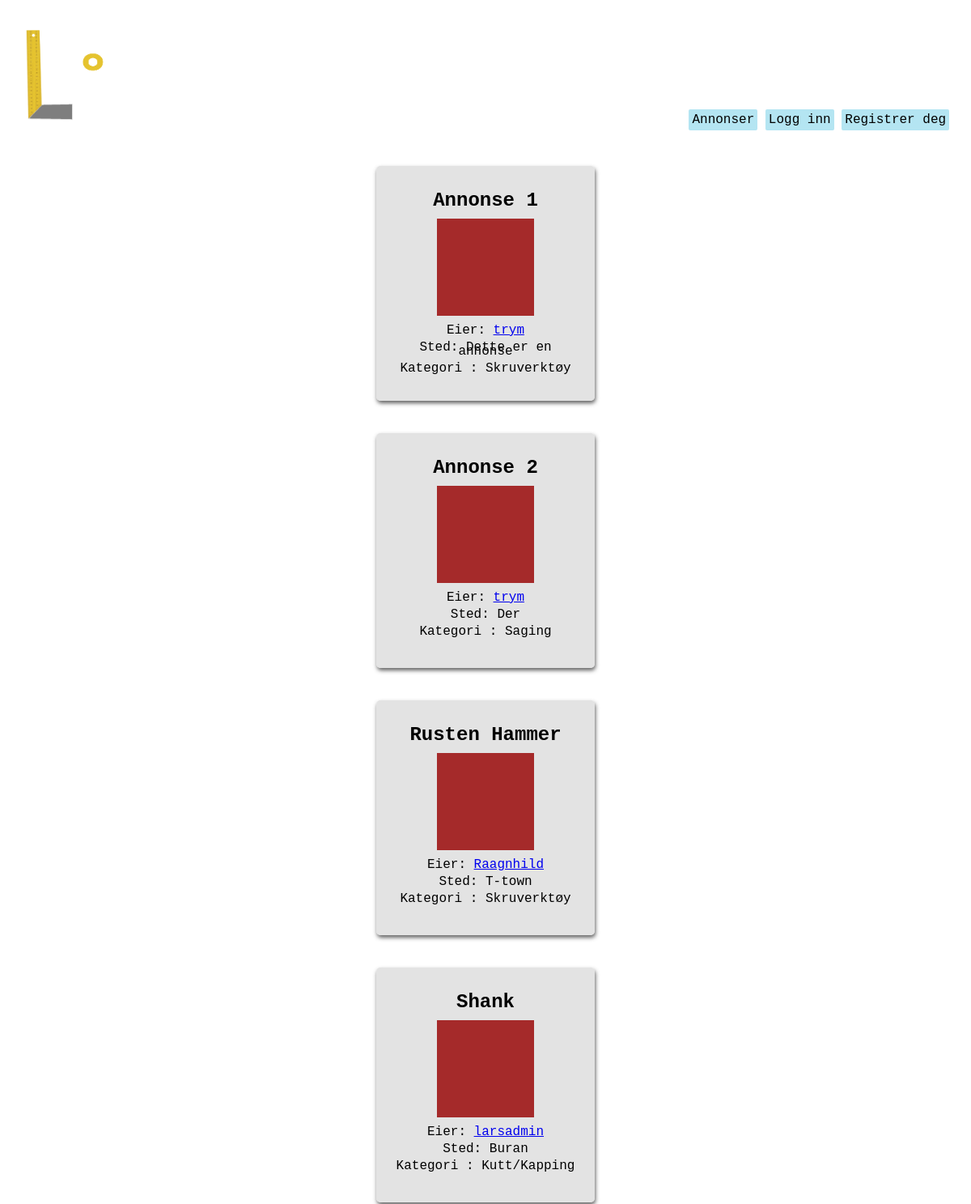
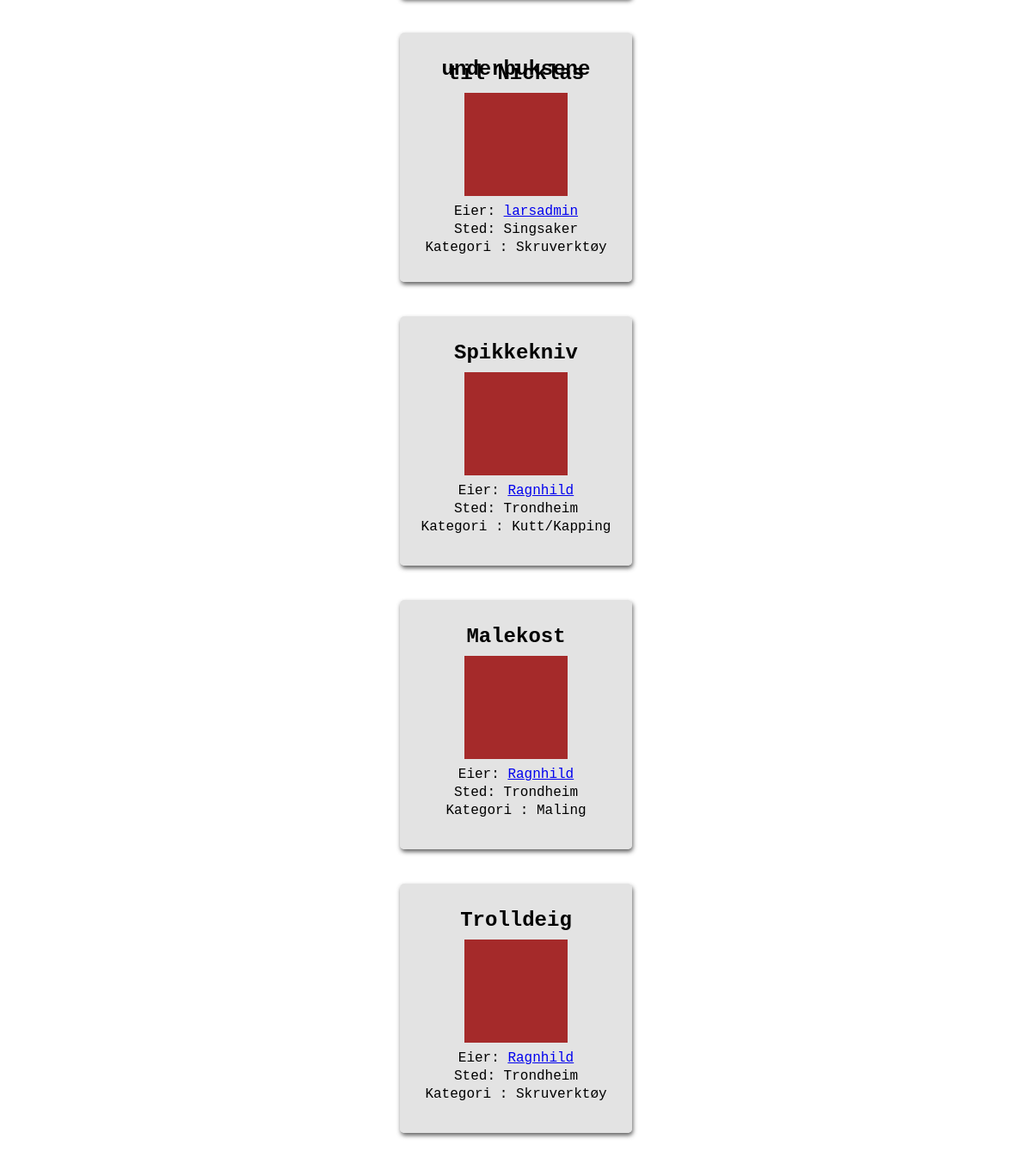
/homepage/listing/overview, run on an earlier commit of the app's database (2 pictures, top to bottom).
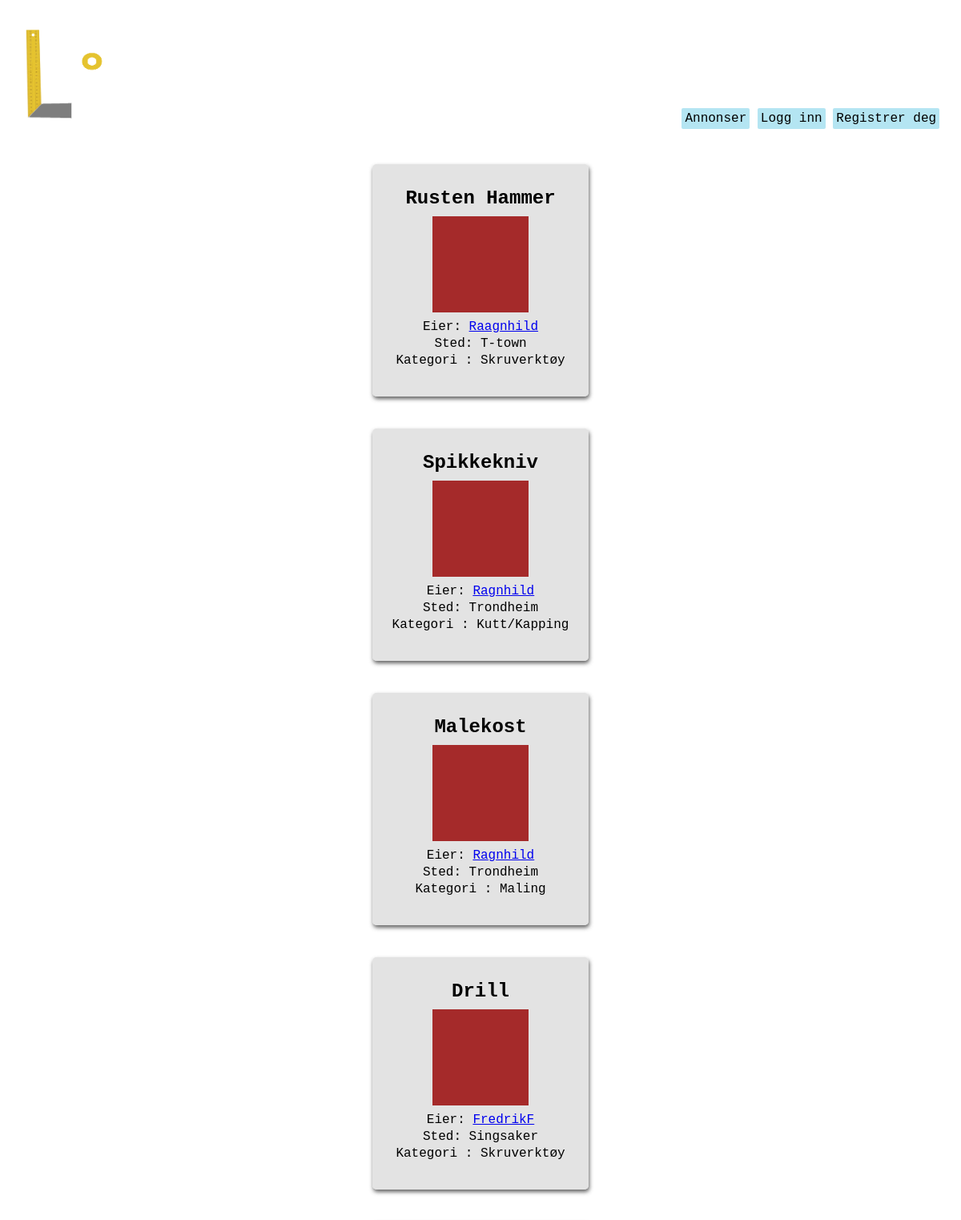
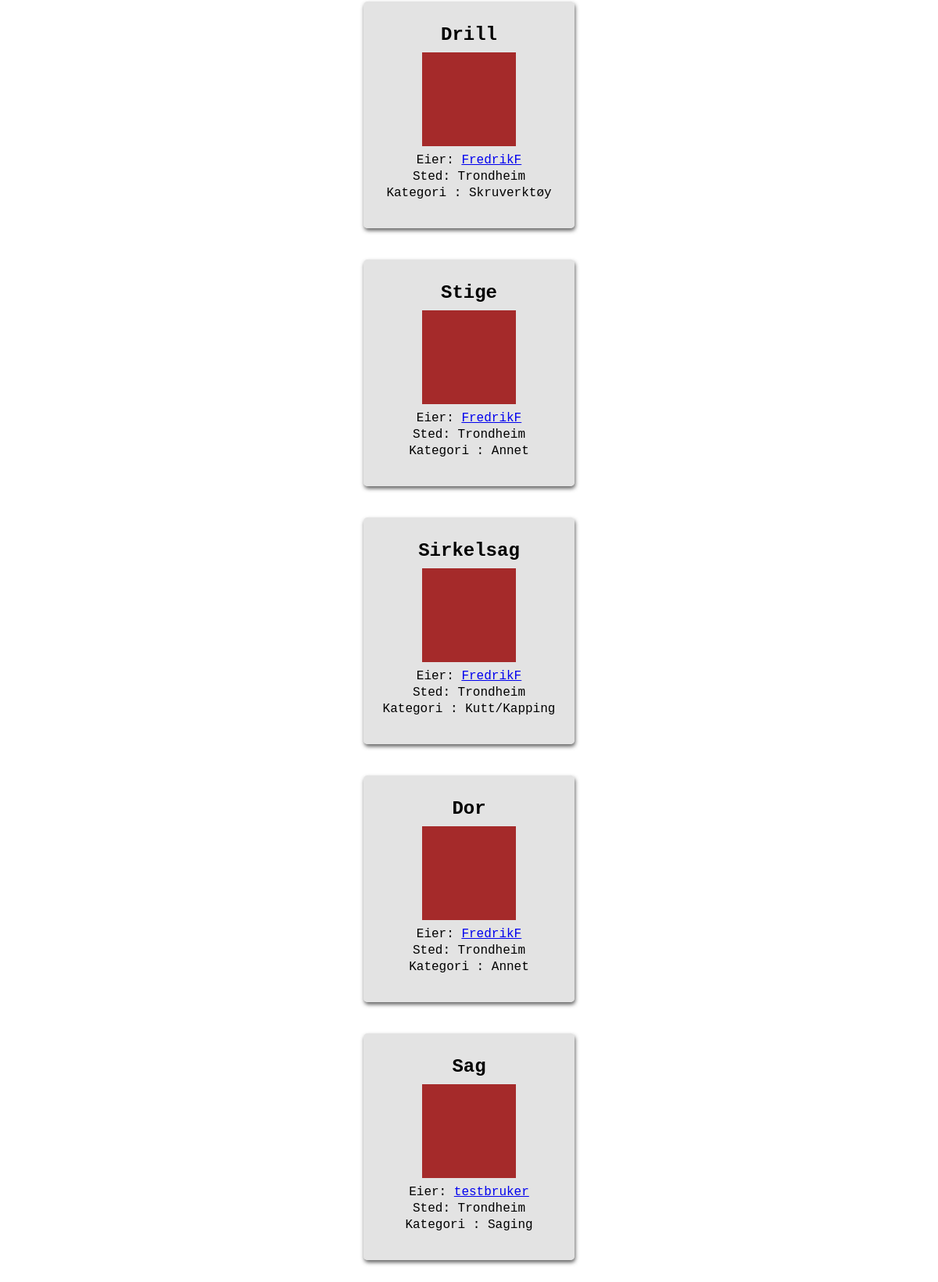
And on a later commit of the database (2 pictures, top to bottom).
### homepage/models.py (models this page shows, shortened)
class Listing(models.Model):
    owner = models.ForeignKey(User, verbose_name = 'User', on_delete=models.CASCADE, null=True) #user burde kanskje endres til settings.AUTH_USER_MODEL. må i så fall django.conf import settings
    title = models.CharField(max_length=50, verbose_name="Tittel")
    loaned = models.BooleanField(default=False, verbose_name="Utlånt?")
    price = models.PositiveSmallIntegerField(verbose_name='Pris')
    location = models.CharField(max_length=100, verbose_name="Sted") #burde kanskje være annet enn CharField. Gjør det vanskelig å sortere etter denne attributten
    description = models.TextField(verbose_name="Beskrivelse")
    SW = 1
    PT = 2
    WD = 3
    CT = 4
    SV = 5
    BO = 6
    OT = 7
    CATEGORY_CHOICES = (
        (SW, 'Saging'),
        (PT, 'Maling'),
        (WD, 'Sveising'),
        (CT, 'Kutt/Kapping'),
        (SV, 'Skruverktøy'),
        (BO, 'Slagverktøy'),
        (OT, 'Annet'),
    )
    category = models.PositiveSmallIntegerField(
        choices = CATEGORY_CHOICES,
        default = OT,
        verbose_name="Kategori",
    )

### homepage/views.py (the view)
# urls.py: path('listing/overview', views.listing_overview, name='listing_overview')
def listing_overview(request):
    all_listings = Listing.objects.all()
    return render(request, 'homepage/listing_overview.html', {'all_listings': all_listings})

### homepage/templates/homepage/listing_overview.html (shortened to what this page needs)
{% extends "users/base.html" %}
{% block content %}
    <div>
        {% for listing in all_listings %}
            {% if not listing.loaned %}
                <div class="listingDIV">
                    <a href="{% url 'homepage:listing' listing_id=listing.id %}" class="listingLink">invisible link!</a>
                    <div class="listingContent">
                        <h2>{{listing.title}}</h2>
                        <div class="listingImg"></div>
                        <p>Eier:   <a href="{% url 'users:profile' listing.owner %}">  <a href="{% url 'users:profile' listing.owner %}">{{listing.owner}}</a> </a> </p>
                        <p>Sted: {{listing.location}}</p>
                        <p>Kategori : {{listing.get_category_display}}</p>
                        <br>
                    </div>
                </div>
            {% endif %}
        {% endfor %}
    </div>
{% endblock content %}

### users/templates/users/base.html (shortened to what this page needs)
{% load static %}
<!DOCTYPE html>
<html lang="nb">
  <head>
    <link rel="stylesheet" href="{% static 'stylish.css'%}?{% now "U" %}">
  </head>
  <header> <div class="topbar">
    <div class="topbarBoxImg">
      <a href="{% url 'homepage:listing_overview' %}" class="Logo">
        <img src="{% static 'img/logo.png' %}" alt="En nydelig logo" class="logoIMG">
      </a>
    </div>
    <div class="topbarBox">
        <a href="{% url 'homepage:listing_overview' %}" class="knapp">Annonser</a>
        {% if user.is_authenticated %}
        <a href="{% url 'homepage:add_listing' %}" class="knapp">Opprett Annonse</a>
        <a href="{% url 'users:my_profile' %}" class="knapp">Min Profil</a>
        <a href="{% url 'logout' %}" class="knapp">Logg Ut</a>
        {% else %}
        <a href="{% url 'login' %}" class="knapp">Logg inn</a>
        <a href="{% url 'users:signup' %}" class="knapp">Registrer deg</a>
        {% endif %}
    </div>
  </div>
</header>
  <body class="bg">
    <div class="contentBG">
      <div class="contentbox">
        {% block content %}
        {% endblock %}
      </div>
    </div>
  </body>
</html>

### users/static/stylish.css (style rules this page uses)
.bg { margin: 0px; background-image: url("../static/img/standinBG2_r.jpg"); background-size: cover; height: 100%; min-height: 100vh; font-family: 'Courier New', Courier, monospace; }
.contentBG { background-color: rgb(255, 255, 255); margin: 0px; margin-top: 10px; width: 100%; padding: 0px; min-height: 80vh; height: auto; }
.contentbox { margin: auto; width: 50%; padding: 10px; text-align: center; }
.topbar { margin: auto; padding: 1vh; text-align: center; }
.topbar .logoIMG { height: 15vh; }
.topbarBox { width: 48%; margin-top: 3vh; display: inline-block; text-align: right; }
.topbarBoxImg { width: 48%; margin-top: 3vh; display: inline-block; text-align: left; }
button, .knapp, .knappStor { background-color: rgb(180, 229, 242); padding: 4px; text-decoration: none; box-shadow: 2px; font-family: 'Courier New', Courier, monospace; color: black; border: none; border-radius: 2px; font-size: 16px; }
.listingDIV { background-color: rgba(218, 218, 218, 0.737); box-shadow: 1px 3px 5px rgba(63, 63, 63, 0.813); padding: 20px; margin: 20px; border-radius: 5px; display: inline-block; width: 230px; height: 250px; line-height: 5px; text-align: left; }
.listingLink { color: transparent; position: absolute; width: inherit; height: inherit; line-height: normal; }
.listingImg { display: inline-block; background-color: brown; height: 120px; width: 120px; }
.listingContent { text-align: center; }

What changed in the data, as far as the page shows it:
removed Listing: title "Annonse 1", owner "trym", location "Dette er en annonse", category "Skruverktøy"
removed Listing: title "Annonse 2", owner "trym", location "Der", category "Saging"
removed Listing: title "Shank", owner "larsadmin", location "Buran", category "Kutt/Kapping"
removed Listing: title "underbuksene til Nicklas", owner "larsadmin", location "Singsaker", category "Skruverktøy"
removed Listing: title "Trolldeig", owner "Ragnhild", location "Trondheim", category "Skruverktøy"
added Listing: title "Drill", owner "FredrikF", location "Singsaker", category "Skruverktøy"
added Listing: title "Drill", owner "FredrikF", location "Trondheim", category "Skruverktøy"
added Listing: title "Stige", owner "FredrikF", location "Trondheim", category "Annet"
added Listing: title "Sirkelsag", owner "FredrikF", location "Trondheim", category "Kutt/Kapping"
added Listing: title "Dor", owner "FredrikF", location "Trondheim", category "Annet"
added Listing: title "Sag", owner "testbruker", location "Trondheim", category "Saging"
